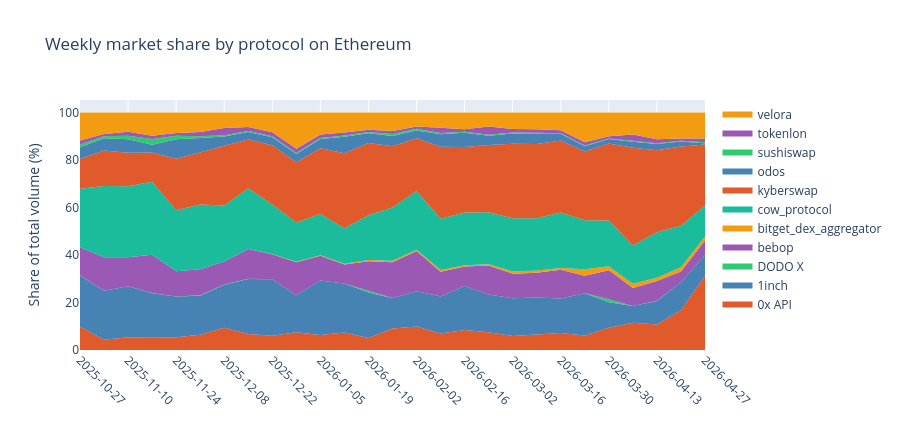

Notebook code cell kept with this figure:
### Code cell
piv_share = piv_agg.div(piv_agg.sum(axis=1), axis=0) * 100
piv_share.index = piv_agg.index

fig2 = go.Figure()
for i, col in enumerate(piv_share.columns):
    fig2.add_trace(go.Scatter(x=piv_share.index, y=piv_share[col], name=col,
                              stackgroup='one', mode='none',
                              fillcolor=BAR_COLORS[i % len(BAR_COLORS)]))
fig2.update_layout(
    title='Weekly market share by protocol on Ethereum',
    yaxis_title='Share of total volume (%)', height=430, hovermode='x unified'
)
fig2.update_xaxes(
    tickvals=all_dates,
    tickformat='%Y-%m-%d',
    tickangle=45
)
fig2.show()
